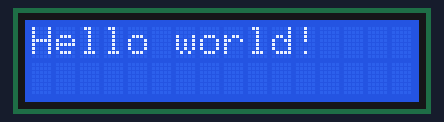
Simulated run of this program. Board: Raspberry Pi (BCM pin numbers). Parts: 16×2 character LCD.

Above: at 0.1 s.
At 1.1 s:
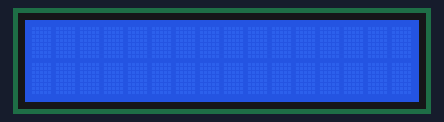

The program:

LCDTest.py
```python
#sudo pip install RPLCD

import time
from RPLCD import CharLCD
lcd = CharLCD(cols=16, rows=2, pin_rs=37, pin_e=35, pins_data=[33, 31, 29, 23])

while True:
    lcd.write_string(u"Hello world!")
    time.sleep(1)
    lcd.clear()
    time.sleep(1)
```

Measured:
- what the display in image 1 shows lasts 1.0 s, from 1.0 s to 2.0 s
